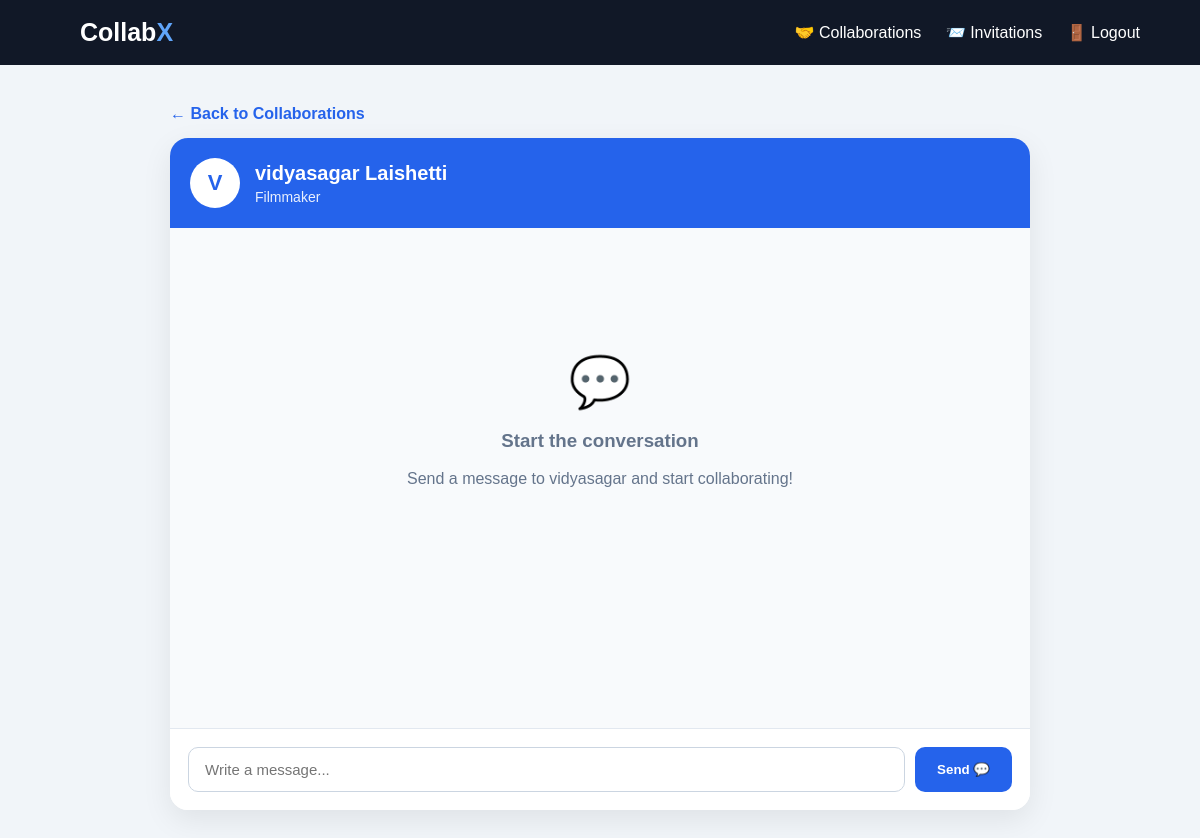
The page /chat/2 (signed in) on the database its author committed.
### tables this page shows
CREATE TABLE users (

            id INTEGER PRIMARY KEY AUTOINCREMENT,

            first_name TEXT NOT NULL,

            last_name TEXT NOT NULL,

            email TEXT UNIQUE NOT NULL,

            role TEXT NOT NULL,

            password TEXT NOT NULL,

            created_at TIMESTAMP DEFAULT CURRENT_TIMESTAMP

        );

### app.py (the view, shortened to what this page needs)
@app.route(
    "/chat/<int:user_id>",
    methods=["GET", "POST"]
)
def chat(user_id):
    if "user_id" not in session:
        return redirect(
            url_for("login")
        )
    current_user_id = session["user_id"]
    if current_user_id == user_id:
        return redirect(
            url_for("collaborations")
        )
    connection = get_db()
    other_user = connection.execute("""
        SELECT
            users.id,
            users.first_name,
            users.last_name,
            users.role,
            profiles.profile_picture

        FROM users

        LEFT JOIN profiles
        ON users.id = profiles.user_id

        WHERE users.id = ?

    """, (
        user_id,
    )).fetchone()
    if other_user is None:
        connection.close()
        return "User not found", 404
    collaboration = connection.execute("""
        SELECT id

        FROM invitations

        WHERE status = 'accepted'

        AND (
            (
                sender_id = ?
                AND receiver_id = ?
            )

            OR

            (
                sender_id = ?
                AND receiver_id = ?
            )
        )

    """, (
        current_user_id,
        user_id,
        user_id,
        current_user_id
    )).fetchone()
    if collaboration is None:
        connection.close()
        return (
            "You can only message accepted collaborators.",
            403
        )
    messages = connection.execute("""
        SELECT
            messages.id,
            messages.sender_id,
            messages.receiver_id,
            messages.message,
            messages.created_at,

            users.first_name,
            users.last_name

        FROM messages

        JOIN users
        ON messages.sender_id = users.id

        WHERE
            (
                messages.sender_id = ?
                AND messages.receiver_id = ?
            )

            OR

            (
                messages.sender_id = ?
                AND messages.receiver_id = ?
            )

        ORDER BY messages.created_at ASC

    """, (
        current_user_id,
        user_id,
        user_id,
        current_user_id
    )).fetchall()
    connection.close()
    return render_template(
        "chat.html",
        other_user=other_user,
        messages=messages
    )

### app.py (called while the page is built)
def get_db():
    connection = sqlite3.connect(
        "collabx.db"
    )
    connection.row_factory = sqlite3.Row
    return connection

### templates/chat.html (shortened to what this page needs)
<!DOCTYPE html>
<html lang="en">
<head>
</head>
<body>
<nav>
    <a
        href="{{ url_for('dashboard') }}"
        class="logo"
    >
        Collab<span>X</span>
    </a>
    <div>
        <a href="{{ url_for('collaborations') }}">
            🤝 Collaborations
        </a>
        <a href="{{ url_for('invitations') }}">
            📨 Invitations
        </a>
        <a href="{{ url_for('logout') }}">
            🚪 Logout
        </a>
    </div>
</nav>
<div class="chat-container">
    <a
        href="{{ url_for('collaborations') }}"
        class="back"
    >
        ← Back to Collaborations
    </a>
    <div class="chat-box">
        <div class="chat-header">
            {% if other_user.profile_picture %}
                <img
                    src="{{ url_for(
                        'static',
                        filename=other_user.profile_picture
                    ) }}"
                    class="profile-picture"
                    alt="Profile picture"
                >
            {% else %}
                <div class="profile-placeholder">
                    {{ other_user.first_name[0]|upper }}
                </div>
            {% endif %}
            <div>
                <div class="chat-name">
                    {{ other_user.first_name }}
                    {{ other_user.last_name }}
                </div>
                <div class="chat-role">
                    {{ other_user.role }}
                </div>
            </div>
        </div>
        <div class="messages">
            {% if messages %}
                {% for message in messages %}
                    {% if message.sender_id == session["user_id"] %}
                        <div class="message-row mine">
                            <div class="message mine">
                                <div class="message-name">
                                    You
                                </div>
                                {{ message.message }}
                                <div class="message-time">
                                    {{ message.created_at }}
                                </div>
                            </div>
                        </div>
                    {% else %}
                        <div class="message-row">
                            <div class="message theirs">
                                <div class="message-name">
                                    {{ message.first_name }}
                                    {{ message.last_name }}
                                </div>
                                {{ message.message }}
                                <div class="message-time">
                                    {{ message.created_at }}
                                </div>
                            </div>
                        </div>
                    {% endif %}
                {% endfor %}
            {% else %}
                <div class="empty-chat">
                    <div class="empty-chat-icon">
                        💬
                    </div>
                    <h3>
                        Start the conversation
                    </h3>
                    <p>
                        Send a message to
                        {{ other_user.first_name }}
                        and start collaborating!
                    </p>
                </div>
            {% endif %}
        </div>
        <form
            action="{{ url_for(
                'chat',
                user_id=other_user.id
            ) }}"
            method="POST"
            class="message-form"
        >
            <input
                type="text"
                name="message"
                class="message-input"
                placeholder="Write a message..."
                autocomplete="off"
                required
            >
            <button
                type="submit"
                class="send-button"
            >
                Send 💬
            </button>
        </form>
    </div>
</div>
</body>
</html>

### templates/chat.html (style rules this page uses)
* { box-sizing: border-box; }
body { margin: 0; font-family: Arial, sans-serif; background: #f1f5f9; }
nav { background: #111827; padding: 18px 5%; display: flex; justify-content: space-between; align-items: center; }
.logo { color: white; font-size: 25px; font-weight: bold; text-decoration: none; }
.logo span { color: #60a5fa; }
nav a { color: white; text-decoration: none; margin-left: 20px; }
.chat-container { max-width: 900px; margin: 40px auto; padding: 0 20px; }
.chat-box { background: white; border-radius: 18px; box-shadow: 0 10px 30px rgba(0,0,0,0.08); overflow: hidden; }
.chat-header { background: #2563eb; color: white; padding: 20px; display: flex; align-items: center; gap: 15px; }
.profile-placeholder { width: 50px; height: 50px; border-radius: 50%; background: white; color: #2563eb; display: flex; align-items: center; justify-content: center; font-size: 22px; font-weight: bold; }
.chat-name { font-size: 20px; font-weight: bold; }
.chat-role { font-size: 14px; opacity: 0.9; margin-top: 4px; }
.messages { height: 500px; overflow-y: auto; padding: 25px; background: #f8fafc; }
.empty-chat { text-align: center; padding: 100px 20px; color: #64748b; }
.empty-chat-icon { font-size: 50px; margin-bottom: 15px; }
.message-form { display: flex; gap: 10px; padding: 18px; border-top: 1px solid #e2e8f0; background: white; }
.message-input { flex: 1; padding: 13px 16px; border: 1px solid #cbd5e1; border-radius: 10px; font-size: 15px; outline: none; }
.send-button { padding: 13px 22px; border: none; border-radius: 10px; background: #2563eb; color: white; font-weight: bold; cursor: pointer; }
.back { display: inline-block; margin-bottom: 15px; color: #2563eb; text-decoration: none; font-weight: bold; }

### rows shown on the page
users: first_name "V", first_name "vidyasagar", last_name "Laishetti", role "Filmmaker"
